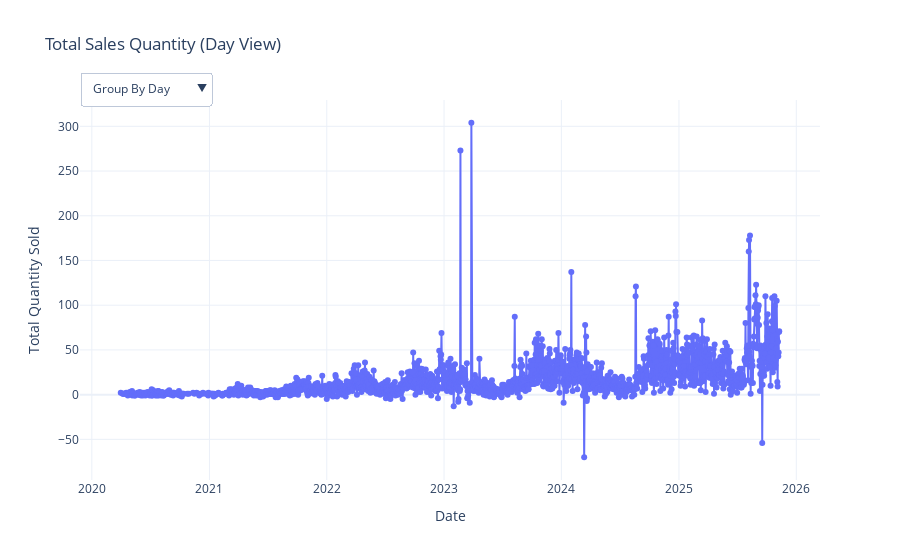

Notebook source saved alongside this figure:
### Code cell
# Visualize Data to Identify Patterns and Seasonality
plot_interactive_sales_dashboard(data)

### Figure 1 — Plotly figure (JSON) as saved in the notebook; plotly's stock layout.template omitted (floating-point values rounded to 4 significant figures; data arrays with more than 128 entries replaced by an {"elided": "..."} marker saying what was removed)
{"data": [{"line": {"width": 2}, "marker": {"size": 6}, "mode": "lines+markers", "name": "Day Sales", "type": "scatter", "visible": true, "x": {"elided": "1830 str values"}, "y": {"elided": "1830 float values"}}, {"line": {"width": 2}, "marker": {"size": 6}, "mode": "lines+markers", "name": "Month Sales", "type": "scatter", "visible": false, "x": ["2020-03-01T00:00:00", "2020-04-01T00:00:00", "2020-05-01T00:00:00", "2020-06-01T00:00:00", "2020-07-01T00:00:00", "2020-08-01T00:00:00", "2020-09-01T00:00:00", "2020-10-01T00:00:00", "2020-11-01T00:00:00", "2020-12-01T00:00:00", "2021-01-01T00:00:00", "2021-02-01T00:00:00", "2021-03-01T00:00:00", "2021-04-01T00:00:00", "2021-05-01T00:00:00", "2021-06-01T00:00:00", "2021-07-01T00:00:00", "2021-08-01T00:00:00", "2021-09-01T00:00:00", "2021-10-01T00:00:00", "2021-11-01T00:00:00", "2021-12-01T00:00:00", "2022-01-01T00:00:00", "2022-02-01T00:00:00", "2022-03-01T00:00:00", "2022-04-01T00:00:00", "2022-05-01T00:00:00", "2022-06-01T00:00:00", "2022-07-01T00:00:00", "2022-08-01T00:00:00", "2022-09-01T00:00:00", "2022-10-01T00:00:00", "2022-11-01T00:00:00", "2022-12-01T00:00:00", "2023-01-01T00:00:00", "2023-02-01T00:00:00", "2023-03-01T00:00:00", "2023-04-01T00:00:00", "2023-05-01T00:00:00", "2023-06-01T00:00:00", "2023-07-01T00:00:00", "2023-08-01T00:00:00", "2023-09-01T00:00:00", "2023-10-01T00:00:00", "2023-11-01T00:00:00", "2023-12-01T00:00:00", "2024-01-01T00:00:00", "2024-02-01T00:00:00", "2024-03-01T00:00:00", "2024-04-01T00:00:00", "2024-05-01T00:00:00", "2024-06-01T00:00:00", "2024-07-01T00:00:00", "2024-08-01T00:00:00", "2024-09-01T00:00:00", "2024-10-01T00:00:00", "2024-11-01T00:00:00", "2024-12-01T00:00:00", "2025-01-01T00:00:00", "2025-02-01T00:00:00", "2025-03-01T00:00:00", "2025-04-01T00:00:00", "2025-05-01T00:00:00", "2025-06-01T00:00:00", "2025-07-01T00:00:00", "2025-08-01T00:00:00", "2025-09-01T00:00:00", "2025-10-01T00:00:00", "2025-11-01T00:00:00"], "y": [2.0, 10.0, 20.0, 8.0, 43.0, 31.0, 17.0, 4.0, 6.0, 7.0, 6.0, 7.0, 91.0, 98.0, 83.0, 28.0, 52.0, 79.0, 140.0, 285.0, 161.0, 169.0, 179.0, 167.0, 348.0, 400.0, 353.0, 166.0, 158.0, 214.0, 449.0, 499.0, 392.0, 663.0, 485.0, 668.0, 647.0, 278.0, 238.0, 88.0, 220.0, 500.0, 508.0, 962.0, 745.0, 843.0, 698.0, 929.0, 608.0, 494.0, 370.0, 311.0, 247.0, 553.0, 726.0, 1033.0, 1013.0, 1148.0, 993.0, 983.0, 1112.0, 800.0, 894.0, 531.0, 730.0, 2101.0, 1415.0, 1741.0, 480.0]}, {"line": {"width": 2}, "marker": {"size": 6}, "mode": "lines+markers", "name": "Year Sales", "type": "scatter", "visible": false, "x": ["2020-01-01T00:00:00", "2021-01-01T00:00:00", "2022-01-01T00:00:00", "2023-01-01T00:00:00", "2024-01-01T00:00:00", "2025-01-01T00:00:00"], "y": [148.0, 1199.0, 3988.0, 6182.0, 8130.0, 11780.0]}], "layout": {"title": {"text": "Total Sales Quantity (Day View)"}, "updatemenus": [{"active": 0, "buttons": [{"args": [{"visible": [true, false, false]}, {"title": "Total Sales Quantity (Day View)"}], "label": "Group By Day", "method": "update"}, {"args": [{"visible": [false, true, false]}, {"title": "Total Sales Quantity (Month View)"}], "label": "Group By Month", "method": "update"}, {"args": [{"visible": [false, false, true]}, {"title": "Total Sales Quantity (Year View)"}], "label": "Group By Year", "method": "update"}], "direction": "down", "pad": {"r": 10, "t": 10}, "showactive": true, "x": 0, "xanchor": "left", "y": 1.1, "yanchor": "top"}], "xaxis": {"title": {"text": "Date"}}, "yaxis": {"title": {"text": "Total Quantity Sold"}}}}
